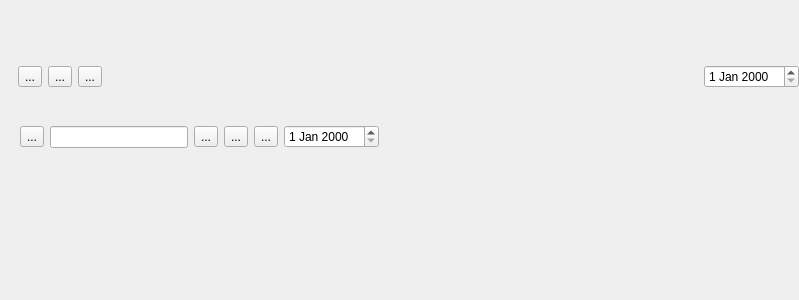
<?xml version="1.0" encoding="UTF-8"?>
<ui version="4.0">
 <class>Form</class>
 <widget class="QWidget" name="Form">
  <property name="geometry">
   <rect>
    <x>0</x>
    <y>0</y>
    <width>799</width>
    <height>300</height>
   </rect>
  </property>
  <property name="windowTitle">
   <string>Form</string>
  </property>
  <widget class="QWidget" name="layoutWidget">
   <property name="geometry">
    <rect>
     <x>18</x>
     <y>60</y>
     <width>781</width>
     <height>34</height>
    </rect>
   </property>
   <layout class="QHBoxLayout" name="horizontalLayout">
    <item>
     <widget class="QToolButton" name="toolButton">
      <property name="text">
       <string>...</string>
      </property>
      <property name="icon">
       <iconset resource="todoy.qrc">
        <normaloff>:/no/widgets_time_editor.png</normaloff>:/no/widgets_time_editor.png</iconset>
      </property>
     </widget>
    </item>
    <item>
     <layout class="QHBoxLayout" name="horizontalLayout_5">
      <item>
       <widget class="QToolButton" name="toolButton_5">
        <property name="text">
         <string>...</string>
        </property>
        <property name="icon">
         <iconset resource="todoy.qrc">
          <normaloff>:/no/general_undo.png</normaloff>:/no/general_undo.png</iconset>
        </property>
       </widget>
      </item>
     </layout>
    </item>
    <item>
     <widget class="QToolButton" name="toolButton_2">
      <property name="text">
       <string>...</string>
      </property>
      <property name="icon">
       <iconset resource="todoy.qrc">
        <normaloff>:/no/notes_save.png</normaloff>:/no/notes_save.png</iconset>
      </property>
     </widget>
    </item>
    <item>
     <spacer name="horizontalSpacer">
      <property name="orientation">
       <enum>Qt::Horizontal</enum>
      </property>
      <property name="sizeHint" stdset="0">
       <size>
        <width>40</width>
        <height>20</height>
       </size>
      </property>
     </spacer>
    </item>
    <item>
     <widget class="QDateEdit" name="dateEdit"/>
    </item>
   </layout>
  </widget>
  <widget class="QWidget" name="layoutWidget_2">
   <property name="geometry">
    <rect>
     <x>20</x>
     <y>120</y>
     <width>359</width>
     <height>34</height>
    </rect>
   </property>
   <layout class="QHBoxLayout" name="horizontalLayout_2">
    <item>
     <widget class="QToolButton" name="toolButton_3">
      <property name="text">
       <string>...</string>
      </property>
      <property name="icon">
       <iconset resource="todoy.qrc">
        <normaloff>:/no/sketch_freedraw.png</normaloff>:/no/sketch_freedraw.png</iconset>
      </property>
     </widget>
    </item>
    <item>
     <widget class="QLineEdit" name="lineEdit"/>
    </item>
    <item>
     <layout class="QHBoxLayout" name="horizontalLayout_6">
      <item>
       <widget class="QToolButton" name="toolButton_4">
        <property name="text">
         <string>...</string>
        </property>
        <property name="icon">
         <iconset resource="todoy.qrc">
          <normaloff>:/no/clock_calendar_alarm.png</normaloff>:/no/clock_calendar_alarm.png</iconset>
        </property>
       </widget>
      </item>
      <item>
       <widget class="QToolButton" name="toolButton_6">
        <property name="text">
         <string>...</string>
        </property>
        <property name="icon">
         <iconset resource="todoy.qrc">
          <normaloff>:/no/clock_calendar_birthday.png</normaloff>:/no/clock_calendar_birthday.png</iconset>
        </property>
       </widget>
      </item>
      <item>
       <widget class="QToolButton" name="toolButton_7">
        <property name="text">
         <string>...</string>
        </property>
        <property name="icon">
         <iconset resource="todoy.qrc">
          <normaloff>:/no/clock_calendar_task.png</normaloff>:/no/clock_calendar_task.png</iconset>
        </property>
       </widget>
      </item>
     </layout>
    </item>
    <item>
     <widget class="QDateEdit" name="dateEdit_2"/>
    </item>
   </layout>
  </widget>
 </widget>
 <resources>
  <include location="todoy.qrc"/>
 </resources>
 <connections/>
</ui>
